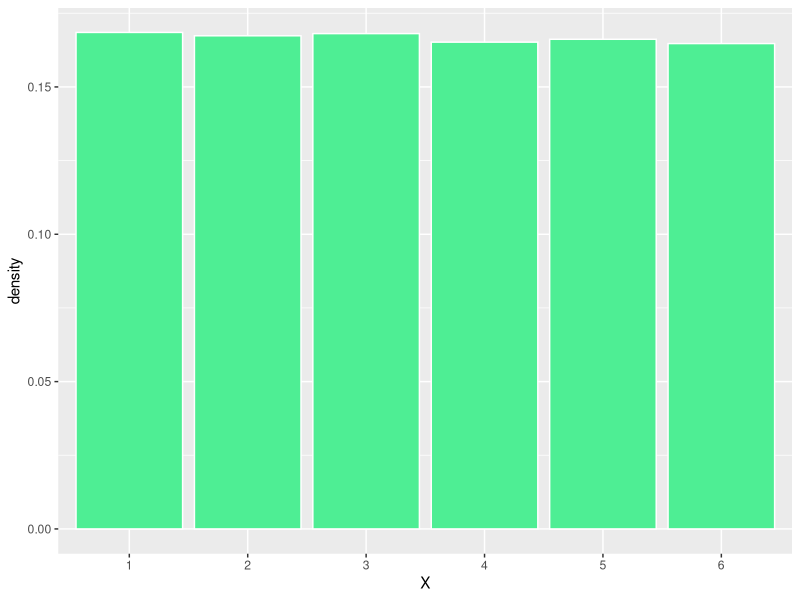
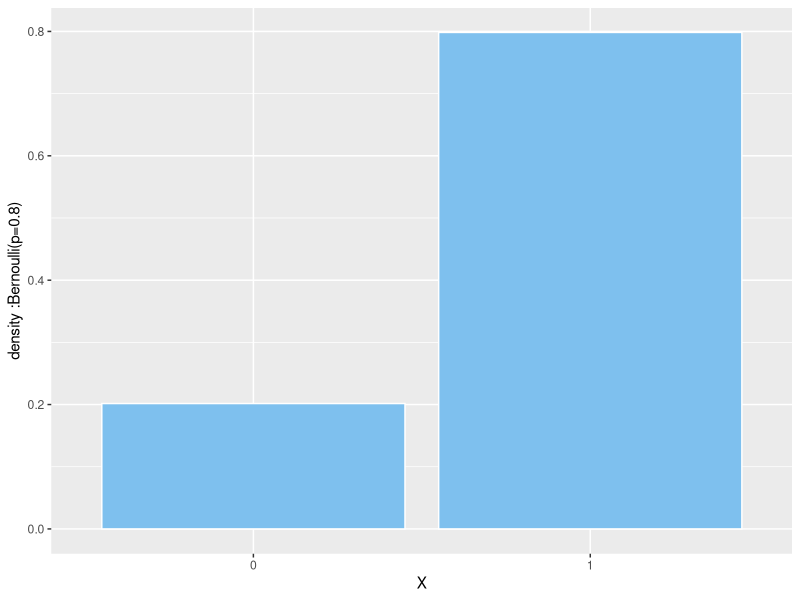
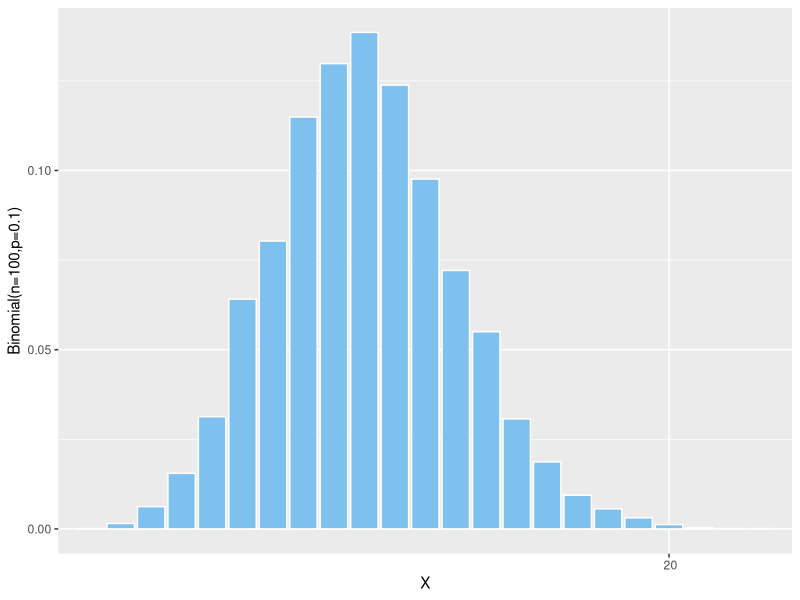
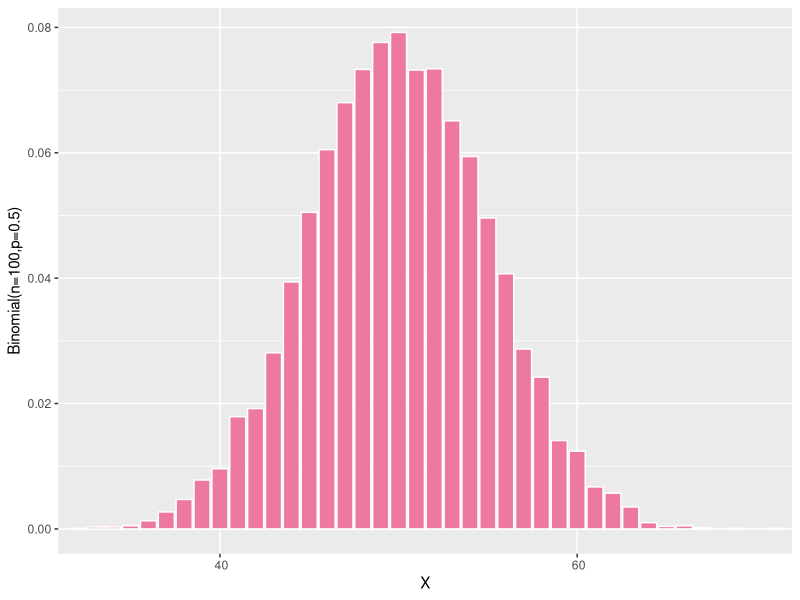
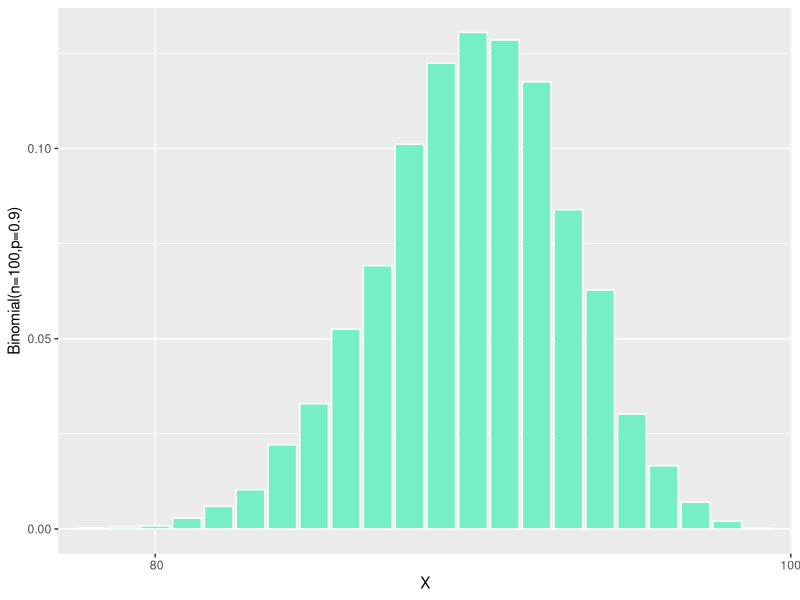
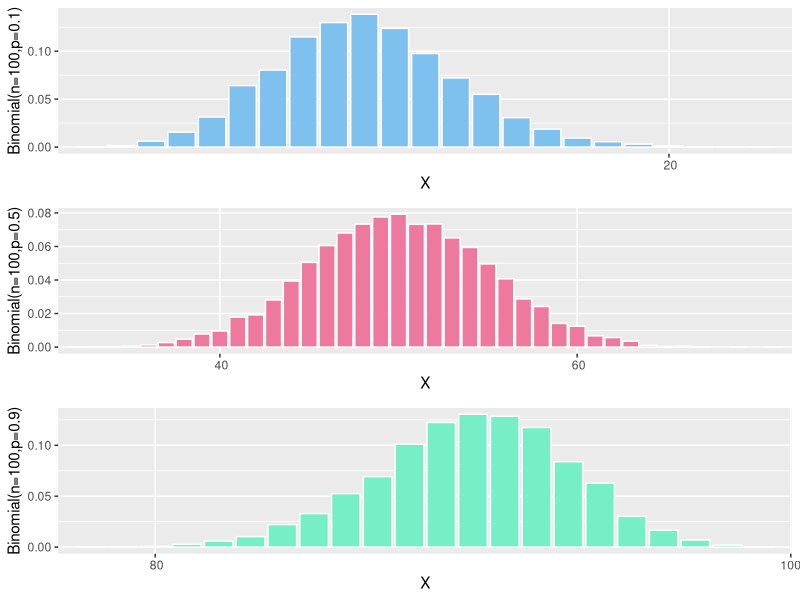
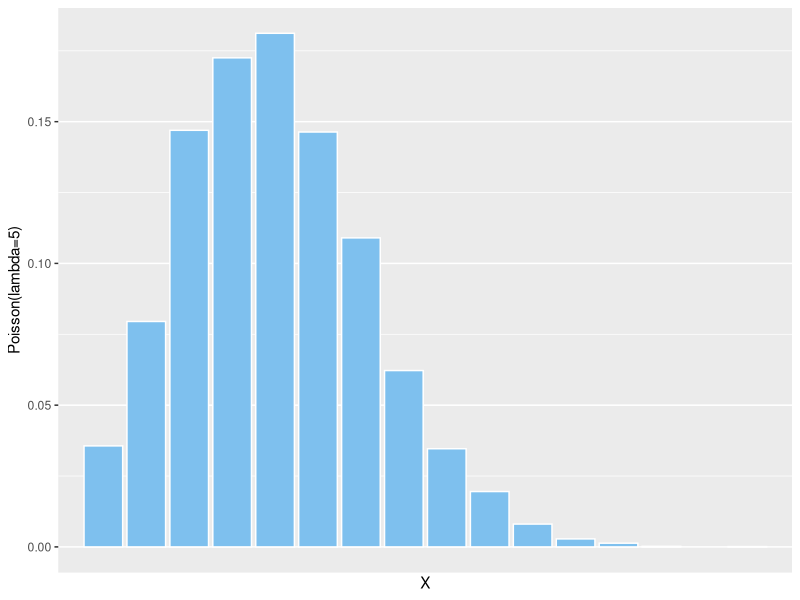
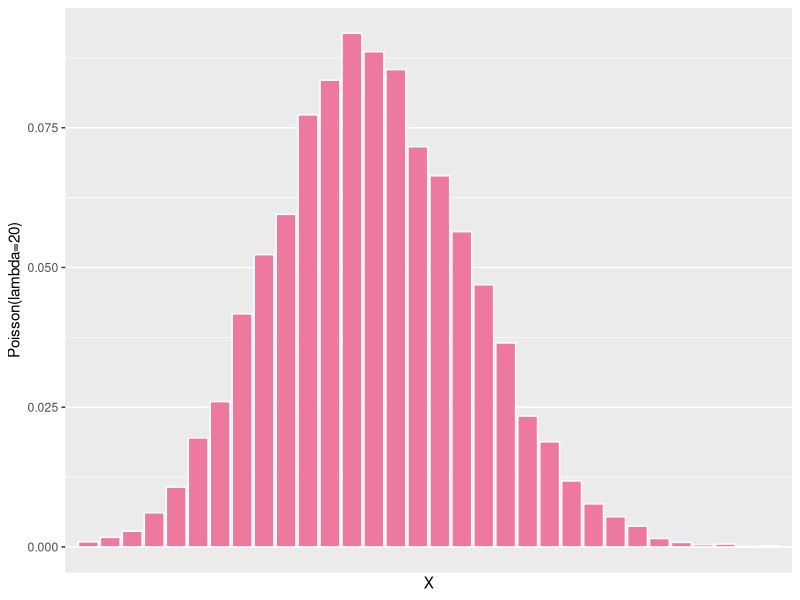

These charts were generated, in order, by the following R code:
library(ggplot2)
library(scales)
multiplot <- function(..., plotlist=NULL, file, cols=1, layout=NULL) {
  library(grid)
  
  # Make a list from the ... arguments and plotlist
  plots <- c(list(...), plotlist)
  
  numPlots = length(plots)
  
  # If layout is NULL, then use 'cols' to determine layout
  if (is.null(layout)) {
    # Make the panel
    # ncol: Number of columns of plots
    # nrow: Number of rows needed, calculated from # of cols
    layout <- matrix(seq(1, cols * ceiling(numPlots/cols)),
                     ncol = cols, nrow = ceiling(numPlots/cols))
  }
  
  if (numPlots==1) {
    print(plots[[1]])
    
  } else {
    # Set up the page
    grid.newpage()
    pushViewport(viewport(layout = grid.layout(nrow(layout), ncol(layout))))
    
    # Make each plot, in the correct location
    for (i in 1:numPlots) {
      # Get the i,j matrix positions of the regions that contain this subplot
      matchidx <- as.data.frame(which(layout == i, arr.ind = TRUE))
      
      print(plots[[i]], vp = viewport(layout.pos.row = matchidx$row,
                                      layout.pos.col = matchidx$col))
    }
  }
}
# uniform
x=sample(1:6,100000,replace = T)
d=data.frame(x=x)
ggplot(d,aes(x=as.factor(x)))+
  geom_bar(fill='seagreen2',color='white',aes(y=..count../sum(..count..)))+
  ylab('density')+xlab('X')
#bernoulli
x=sample(c(0,1),10000,replace=T,p=c(0.2,0.8))
d=data.frame(x=x)
ggplot(d,aes(x=as.factor(x)))+
  geom_bar(fill='skyblue2',color='white',aes(y=..count../sum(..count..)))+
  ylab('density :Bernoulli(p=0.8)')+xlab('X')

#binomial

x=rbinom(10000,100,0.1)
d=data.frame(x=x)
p1=ggplot(d,aes(x=as.factor(x)))+
  geom_bar(fill='skyblue2',color='white',aes(y=..count../sum(..count..)))+
  ylab('Binomial(n=100,p=0.1)')+xlab('X')+scale_x_discrete(breaks= pretty_breaks(),limits=c(1:100))
p1

x=rbinom(10000,100,0.5)
d=data.frame(x=x)
p2=ggplot(d,aes(x=as.factor(x)))+
  geom_bar(fill='palevioletred2',color='white',aes(y=..count../sum(..count..)))+
  ylab('Binomial(n=100,p=0.5)')+xlab('X')+scale_x_discrete(breaks= pretty_breaks(),limits=c(1:100))
p2

x=rbinom(10000,100,0.9)
d=data.frame(x=x)
p3=ggplot(d,aes(x=as.factor(x)))+
  geom_bar(fill='aquamarine2',color='white',aes(y=..count../sum(..count..)))+
  ylab('Binomial(n=100,p=0.9)')+xlab('X')+scale_x_discrete(breaks= pretty_breaks(),limits=c(1:100))
p3

multiplot(p1,p2,p3)

# Poisson

x=rpois(10000,5)
d=data.frame(x=x)
p1=ggplot(d,aes(x=as.factor(x)))+
  geom_bar(fill='skyblue2',color='white',aes(y=..count../sum(..count..)))+
  ylab('Poisson(lambda=5)')+xlab('X')+scale_x_discrete(breaks= pretty_breaks(),limits=c(1:150))
p1

x=rpois(10000,20)
d=data.frame(x=x)
p2=ggplot(d,aes(x=as.factor(x)))+
  geom_bar(fill='palevioletred2',color='white',aes(y=..count../sum(..count..)))+
  ylab('Poisson(lambda=20)')+xlab('X')+scale_x_discrete(breaks= pretty_breaks(),limits=c(1:150))
p2

x=rpois(10000,100)
d=data.frame(x=x)
p3=ggplot(d,aes(x=as.factor(x)))+
  geom_bar(fill='aquamarine2',color='white',aes(y=..count../sum(..count..)))+
  ylab('Poisson(lambda=200)')+xlab('X')+scale_x_discrete(breaks= pretty_breaks(),limits=c(1:150))
p3

multiplot(p1,p2,p3)


#exponential

x=rexp(10000,0.5)
d=data.frame(x=x)
p1=ggplot(d,aes(x=x))+
  geom_histogram(bins=300,fill='aquamarine2',color='aquamarine2',aes(y=..count../sum(..count..)))+
  ylab('Exp(lambda=0.5)')+xlab('X')+scale_x_continuous(limits=c(0,10))
p1

x=rexp(10000,5)
d=data.frame(x=x)
p2=ggplot(d,aes(x=x))+
  geom_histogram(bins=300,fill='skyblue2',color='skyblue2',aes(y=..count../sum(..count..)))+
  ylab('Exp(lambda=5)')+xlab('X')+scale_x_continuous(limits=c(0,10))
p2


x=rexp(10000,10)
d=data.frame(x=x)
p3=ggplot(d,aes(x=x))+
  geom_histogram(bins=300,fill='palevioletred2',color='palevioletred2',aes(y=..count../sum(..count..)))+
  ylab('Exp(lambda=10)')+xlab('X')+scale_x_continuous(limits=c(0,10))
p3

